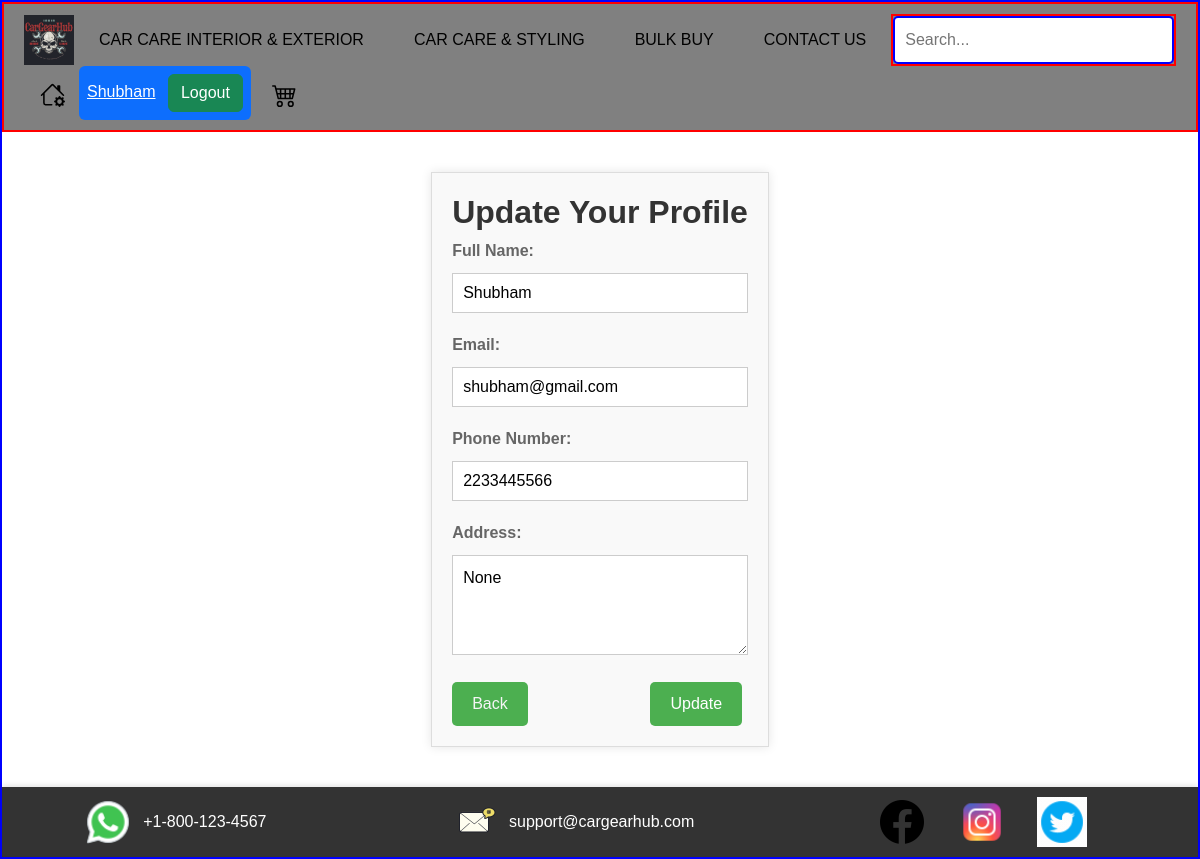
Screenshot of /profile_update/ (signed in) with the database file from the repository.
### app/models.py (models this page shows, shortened)
class Customer_data(models.Model):
    customer_id=models.AutoField(primary_key=True, unique=True)
    customer_name=models.CharField(max_length=100)
    customer_email=models.EmailField(max_length=100)
    customer_password=models.CharField(max_length=20)
    customer_gender=models.CharField(max_length=10)
    customer_role=models.CharField(max_length=20)
    customer_phone=models.CharField(max_length=10)
    customer_address=models.TextField(null=True)

### app/views.py (the view, shortened to what this page needs)
# urls.py: path('profile_update/', views.update_profile, name='update_profile'),
def update_profile(request):
    if not(request.session.get('customer_id')):
        return redirect('login')
    customer_data=models.Customer_data.objects.get(customer_id=request.session.get('customer_id'))
    data={
        'customer_data':customer_data
    }
    return render(request,"customer/profile_update.html", context=data)

### app/templates/customer/profile_update.html (shortened to what this page needs)
<!DOCTYPE html>
{% load static %}
<html lang="en">
<head>
    <link href="https://cdn.jsdelivr.net/npm/bootstrap@5.3.3/dist/css/bootstrap.min.css" rel="stylesheet"
>
    <link rel="stylesheet" href="{% static 'app/css/customer/profile_update.css' %}">
</head>
<body>
    {% include 'navbar.html' %}
<div class="update-profile-container">
    <h2>Update Your Profile</h2>
    <form id="update-profile-form"action="{% url 'update_profile' %}" method="POST">
      <div class="form-group">
        <label for="first-name">Full Name:</label>
        <input type="text" id="first-name" name="name" value="{{ customer_data.customer_name }}" required>
      </div>
      <div class="form-group">
        <label for="email">Email:</label>
        <input type="email" id="email" name="email" value="{{ customer_data.customer_email }}" required>
      </div>
      <div class="form-group">
        <label for="phone">Phone Number:</label>
        <input type="tel" id="phone" name="phone" value="{{ customer_data.customer_phone }}" required>
      </div>
      <div class="form-group">
        <label for="address">Address:</label>
        <textarea id="address" name="address" >{{customer_data.customer_address}}</textarea>
      </div>
      <button type="submit" class="btn-update-profile" ><a href="{% url 'customer' %}" style="text-decoration:none; color:whitesmoke" >Back</a></button>
      <button type="submit" class="btn-update-profile"style="margin-left: 40%;">Update</button>
    </form>
  </div>
    {% include 'footer.html' %}
</body>

### app/templates/navbar.html (shortened to what this page needs)
<!doctype html>
{% load static %}
<html lang="en">
  <head>
    <link href="https://cdn.jsdelivr.net/npm/bootstrap@5.3.3/dist/css/bootstrap.min.css" rel="stylesheet">
    <link rel="stylesheet" href="{% static 'app/css/owl.carousel.min.css' %}">
    <link rel="stylesheet" href="{% static 'app/css/all.min.css' %}">
    <link rel="stylesheet" href="{% static 'app/css/navbar.css' %}">
  </head>
  <body>
    <nav class="navbar">
        <img src="{% static 'app/images/banner/brandlogo1.png' %}" alt="Brand Logo" class="brand-logo">
        <ul class="nav-menu">
            <li class="nav-item">
                <a href="#">CAR CARE INTERIOR & EXTERIOR</a>
            </li>
            <li class="nav-item">
                <a href="#">CAR CARE & STYLING</a>
            </li>
            <li class="nav-item">
                <a href="#">BULK BUY</a>
            </li>
            <li class="nav-item">
                <a href="{% url 'contactus' %}">CONTACT US</a>
        </ul>
        <div class="search-bar">
            <input type="text" placeholder="Search...">
        </div>
        <div class="nav-icons">
            <button class="icon-button" onclick="location.href='{% url 'home' %}'">
            </button>
            {% if request.session.customer_id or request.session.admin_id %}
            <div class = "ms-2 bg-primary p-2 rounded">
                {% if request.session.customer_id %}
                <a class="text-white"  href="{% url 'customer' %}">{{request.session.customer_name}}</a>
                {% elif request.session.admin_id %}
                <a class="text-white" href="{% url 'admin_dashboard' %}">{{request.session.admin_name}}</a>
                {% endif %}
              <a class="btn btn-success ms-2" href="{% url 'logout' %}">Logout</a>
            </div>
              {% else %}
              <a type="button" class="btn btn-success" href="{% url 'signup' %}" style="margin-left: 30px;" >SignUp</a>
             <a type="button" class="btn btn-dark" href="{% url 'login' %}" style="margin-left: 30px;">login</a>
              {% endif %}
            <button class="icon-button"onclick="location.href='#'" style="margin-left: 15px;">
            </button>
        </div>
    </nav>
  </body>
</html>

### app/static/app/css/customer/profile_update.css (style rules this page uses)
.update-profile-container { max-width: 600px; margin: 40px auto; padding: 20px; background-color: #f9f9f9; border: 1px solid #ddd; box-shadow: 0 0 10px rgba(0, 0, 0, 0.1); }
.update-profile-container h2 { margin-top: 0; font-weight: bold; color: #333; }
.form-group { margin-bottom: 20px; }
.form-group label { display: block; margin-bottom: 10px; font-weight: bold; color: #666; }
.form-group input[type="text"], .form-group input[type="email"], .form-group input[type="tel"], .form-group input[type="password"] { width: 100%; height: 40px; padding: 10px; font-size: 16px; border: 1px solid #ccc; }
.form-group textarea { width: 100%; height: 100px; padding: 10px; font-size: 16px; border: 1px solid #ccc; }
.btn-update-profile { background-color: #4CAF50; color: #fff; padding: 10px 20px; border: none; border-radius: 5px; cursor: pointer; }

### app/static/app/css/navbar.css (style rules this page uses)
body { margin: 0; font-family: Arial, sans-serif; }
.navbar { display: flex; align-items: center; justify-content: space-between; background-color: grey; padding: 10px 20px; color:#5D0E41; border: 2px solid red; width:100%; }
.brand-logo { height: 50px; }
.nav-menu { list-style: none; display: flex; margin: 0; padding: 0; }
.nav-item { position: relative; margin: 0 15px; }
.nav-item a { color: black; text-decoration: none; font-size: 16px; padding: 10px; }
.search-bar { flex-grow: 1; display: flex; justify-content: center; border:2px solid red; width:100px; }
.search-bar input { width: 100%; max-width: 400px; padding: 10px; border-radius: 5px; border: none; font-size: 16px; border: 2px solid blue }
.nav-icons { display: flex; align-items: center; }
.icon-button { background-color: transparent; border: none; margin-left: 10px; cursor: pointer; font-size: 20px; color: black; }

### app/static/app/css/footer.css (style rules this page uses)
body { width: 100%; min-height: 100vh; display:flex; flex-direction: column; border: 2px solid blue; }

### rows the page displays
Customer_data: session.customer_name "Shubham", name "Shubham", email "shubham@gmail.com", phone "2233445566", address "None"
